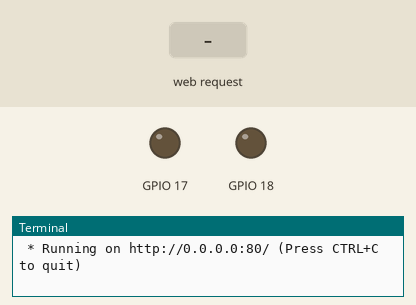
Bench run of a program on a simulated Raspberry Pi (BCM pin numbers). On the bench: output pins drawn as LEDs (lit = HIGH), the last lines printed to the terminal. Inputs (shaded band) come from the test bench. The clock reads 2024-03-15 10:24:30 at power-on unless the program sets it.

Above: at 1.2 s.
1.3 s: HTTP request for / received with the fields submitBtn1=on
At 2.0 s:
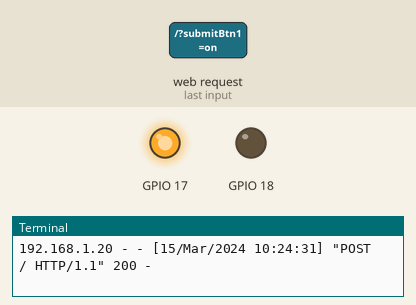
2.8 s: HTTP request for / received with the fields submitBtn2=on
At 3.2 s:
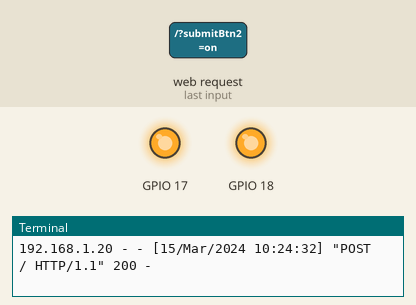
4.3 s: HTTP request for / received with the fields submitBtn1=on
At 5.5 s:
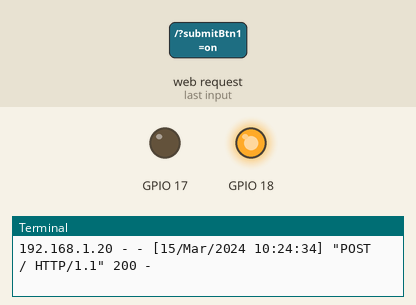
Timing chart, 0 to 7.3 s (numbered marks = the images above; inputs shaded):
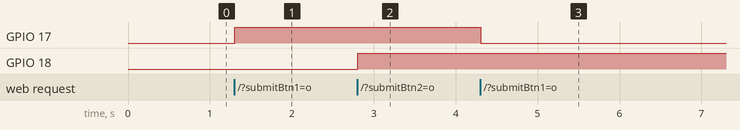

Measured:
- after the input at 1.3 s, GPIO 17: LOW → HIGH at once
- after the input at 2.8 s, GPIO 18: LOW → HIGH at once
- after the input at 4.3 s, GPIO 17: HIGH → LOW at once

The program:

app.py
```python
from flask import Flask, render_template, request #we're importing more elements of flask this time
import RPi.GPIO as GPIO #and the GPIO object from this library

GPIO.setwarnings(False) #this turns off some annoying error messages
GPIO.setmode(GPIO.BCM) #this tells the code to use the T-cobbler's numbering for GPIO pins, not the Pi's
GPIO.setup(17,GPIO.OUT) #set pin 17 to output
GPIO.setup(18,GPIO.OUT) #set pin 18 to output

GPIO.output(17,GPIO.LOW) #turn pin 17 off
GPIO.output(18,GPIO.LOW) #turn pin 18 off
msg = "Both LEDs are off." #make msg read this

togg1 = 0 #these are used to store whether or not the LEDs are on
togg2 = 0

app = Flask(__name__) #new flask app

@app.route("/", methods=["GET","POST"]) #there are two methods at the root directory
def index(): #here's the function to run
    global msg #these variables are defined as global so they can be accessed and modified both within and outside the function
    global togg1
    global togg2

    if request.method == "POST": #if the HTML file runs the POST method, which it will do every time a button is clicked
        msg = "Both LEDs are off."

        push1 = "off" #set these to 'off' by default
        push2 = "off"

        push1 = request.form.get("submitBtn1") #change the values to what the website's buttons say when they are pushed
        push2 = request.form.get("submitBtn2")

        if push1 == 'on' and togg1 == 0: #if button 1 gets pushed while the LED is off
            GPIO.output(17,GPIO.HIGH) #turn the LED at pin 17 on
            togg1 = 1
        elif push1 == 'on' and togg1 == 1: #if button 1 gets pushed while the LED is on
            GPIO.output(17, GPIO.LOW) #turn pin 17 off
            togg1 = 0

        if push2 == 'on' and togg2 == 0: #if button 2 gets pushed while the LED is off
            GPIO.output(18,GPIO.HIGH) #turn pin 17 on
            togg2 = 1
        elif push2 == 'on' and togg2 == 1: #if button 2 gets pushed again while the LED is on
            GPIO.output(18, GPIO.LOW) #turn pin 17 off
            togg2 = 0

        if push1 != 'on' and push2 != 'on': #if neither buttons have been pushed yet
            GPIO.output(17,GPIO.LOW) #turn both pins off
            GPIO.output(18,GPIO.LOW)
            push1 = "off" #tell the program the buttons have not been pushed
            push2 = "off"

        if togg1 == 1 and togg2 == 1: #if both LEDs are on
            msg = "Both LEDs are on."
        elif togg1 == 1 and togg2 == 0: #if only the blue LED is on
            msg = "Blue LED is on and Green LED is off."
        elif togg1 == 0 and togg2 == 1: #if only the green LED is on
            msg = "Green LED is on and Blue LED is off."
        else: #if both LEDs are off
            msg = "Both LEDs are off."

    return render_template("index.html", msg = msg) #give this information to the HTML file

if __name__ == "__main__":
    app.run(host="0.0.0.0", port=80) #run the app so it can be accessed on other computers

#this app file interacts with the HTML file to make a working website
```
